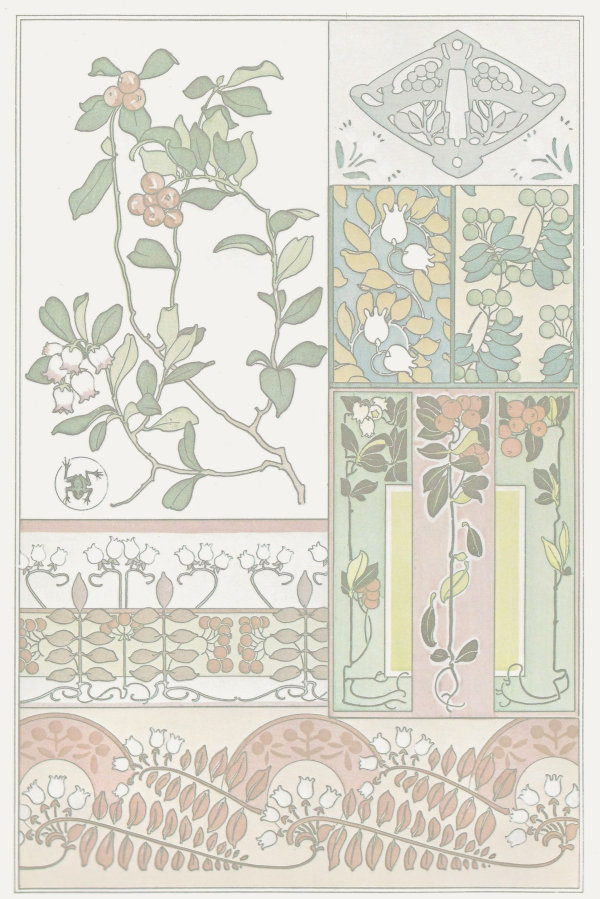
#> input picture img/bg.jpg, 1800 x 2696 px, given in place of background.png, which was not available (shown at 1/3 size)
$ python make_bg_tile.py
#> lines starting #> are read from the running program, lines starting #| are printed output that depends on the picture; pictures that were not available may be replaced by others from this repository, and a replacement may not be noted
#!/usr/bin/env python3
"""Regenerate img/bg-tile.jpg from img/background.png.

The source scan (an Art Nouveau "Bearberry" ornament plate) is upside down and
12 MB, so this script rotates it, crops one all-over panel, mirror-tiles it so
the edges meet seamlessly, then desaturates, lowers contrast and lightens it
into a faint wash suitable for a page background.

Run from the site root:  python3 tools/make_bg_tile.py
"""
from pathlib import Path
from PIL import Image, ImageEnhance, ImageOps

ROOT = Path(__file__).resolve().parent.parent
SRC = ROOT / "img" / "background.png"
OUT = ROOT / "img" / "bg-tile.jpg"

# Crop box (left, top, right, bottom) in source-pixel coordinates, taken from the
# *unrotated* scan: the gold-leaf and lily-of-the-valley bells panel, lower-left of the plate.
CROP = (709, 2065, 1129, 2756)

TILE_WIDTH = 640      # final tile width in px (height follows the aspect ratio)
SATURATION = 0.95    # 1.0 = original colour, 0 = greyscale
CONTRAST = 0.75       # 1.0 = original contrast
LIGHTEN = 0.5        # fraction blended toward white (0 = none, 1 = all white)
JPEG_QUALITY = 82


def main() -> None:
    panel = Image.open(SRC).convert("RGB").crop(CROP).rotate(180)
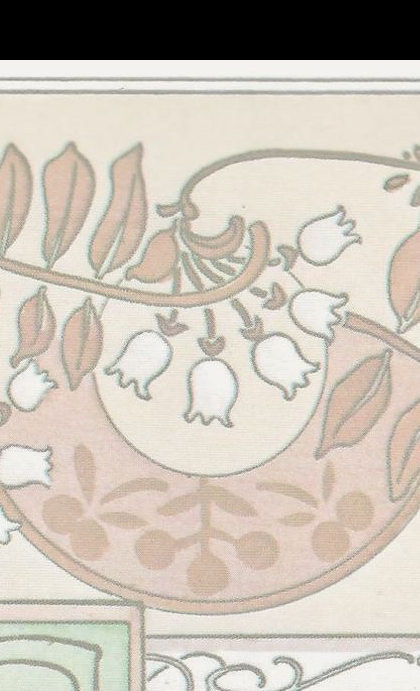
#> panel: PIL image 420x691 RGB; mean R, G, B 200.4, 192.3, 181.6

    # 2x2 mirror tile: every edge meets its own reflection, so it repeats seamlessly.
    w, h = panel.size
#> w = 420; h = 691
    tile = Image.new("RGB", (2 * w, 2 * h))
#> tile: PIL image 840x1382 RGB; every value is 0
    tile.paste(panel, (0, 0))
    tile.paste(ImageOps.mirror(panel), (w, 0))
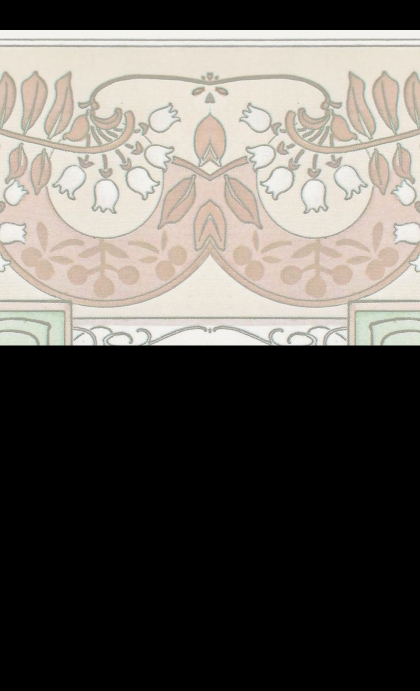
#> tile: PIL image 840x1382 RGB (shown at 1/2 size); mean R, G, B 100.2, 96.2, 90.8
    tile.paste(ImageOps.flip(panel), (0, h))
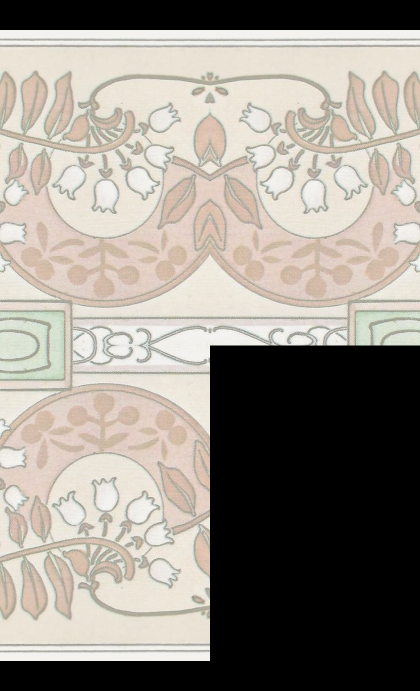
#> tile: PIL image 840x1382 RGB (shown at 1/2 size); mean R, G, B 150.3, 144.3, 136.2
    tile.paste(ImageOps.flip(ImageOps.mirror(panel)), (w, h))
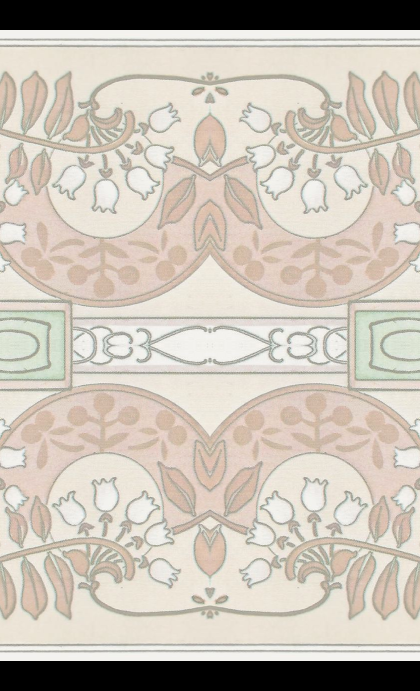
#> tile: PIL image 840x1382 RGB (shown at 1/2 size); mean R, G, B 200.4, 192.3, 181.6

    tile = tile.resize((TILE_WIDTH, round(TILE_WIDTH * tile.height / tile.width)), Image.LANCZOS)
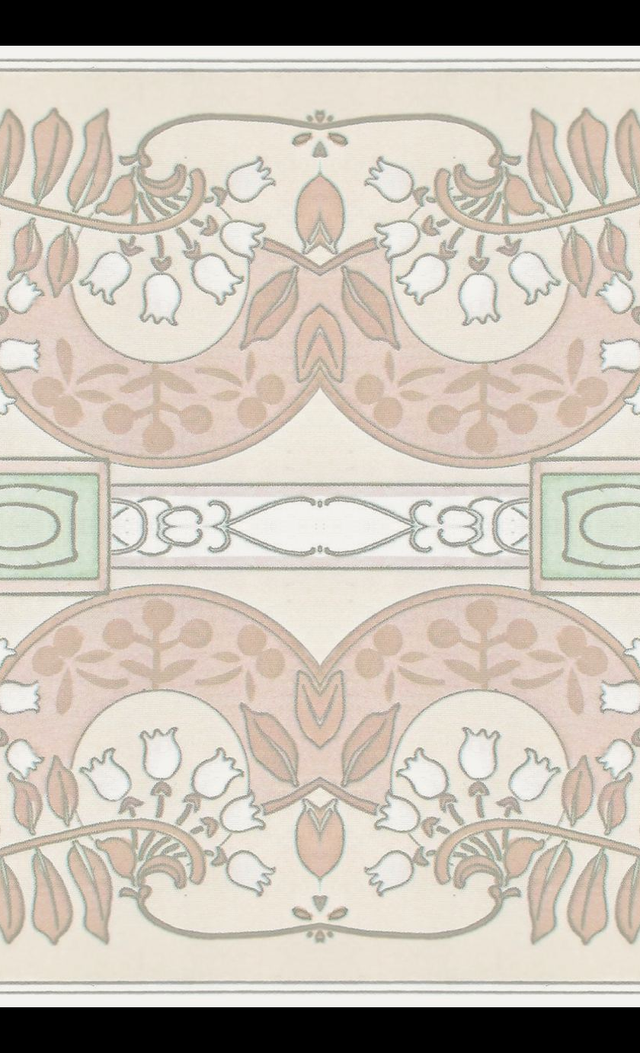
#> tile: PIL image 640x1053 RGB; mean R, G, B 200.4, 192.4, 181.6
    tile = ImageEnhance.Color(tile).enhance(SATURATION)
    tile = ImageEnhance.Contrast(tile).enhance(CONTRAST)
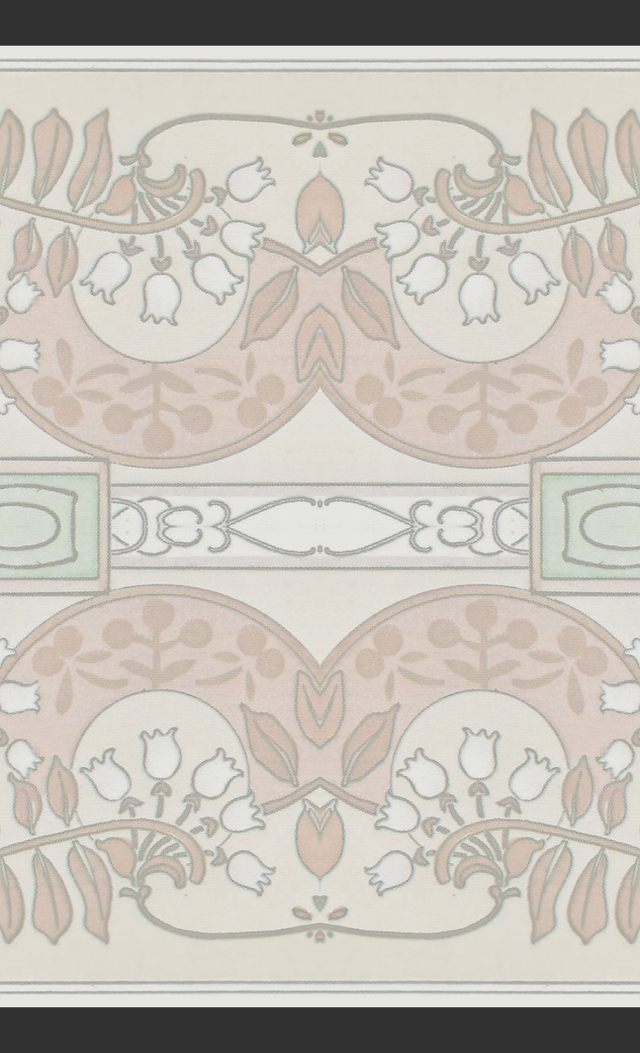
#> tile: PIL image 640x1053 RGB; mean R, G, B 197.5, 192, 184.2
    tile = Image.blend(tile, Image.new("RGB", tile.size, "white"), LIGHTEN)
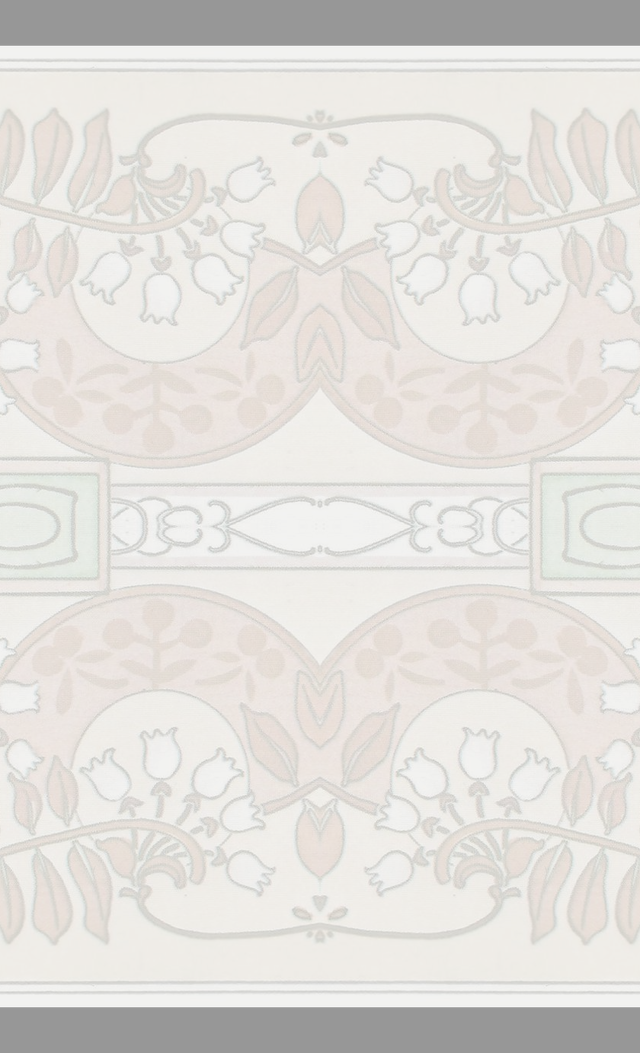
#> tile: PIL image 640x1053 RGB; mean R, G, B 226, 223.2, 219.3

    tile.save(OUT, "JPEG", quality=JPEG_QUALITY, optimize=True)
    print(f"wrote {OUT.relative_to(ROOT)} {tile.size[0]}x{tile.size[1]} ({OUT.stat().st_size // 1024} KB)")
#| wrote img/bg-tile.jpg 640x1053 (125 KB)


if __name__ == "__main__":
    main()
